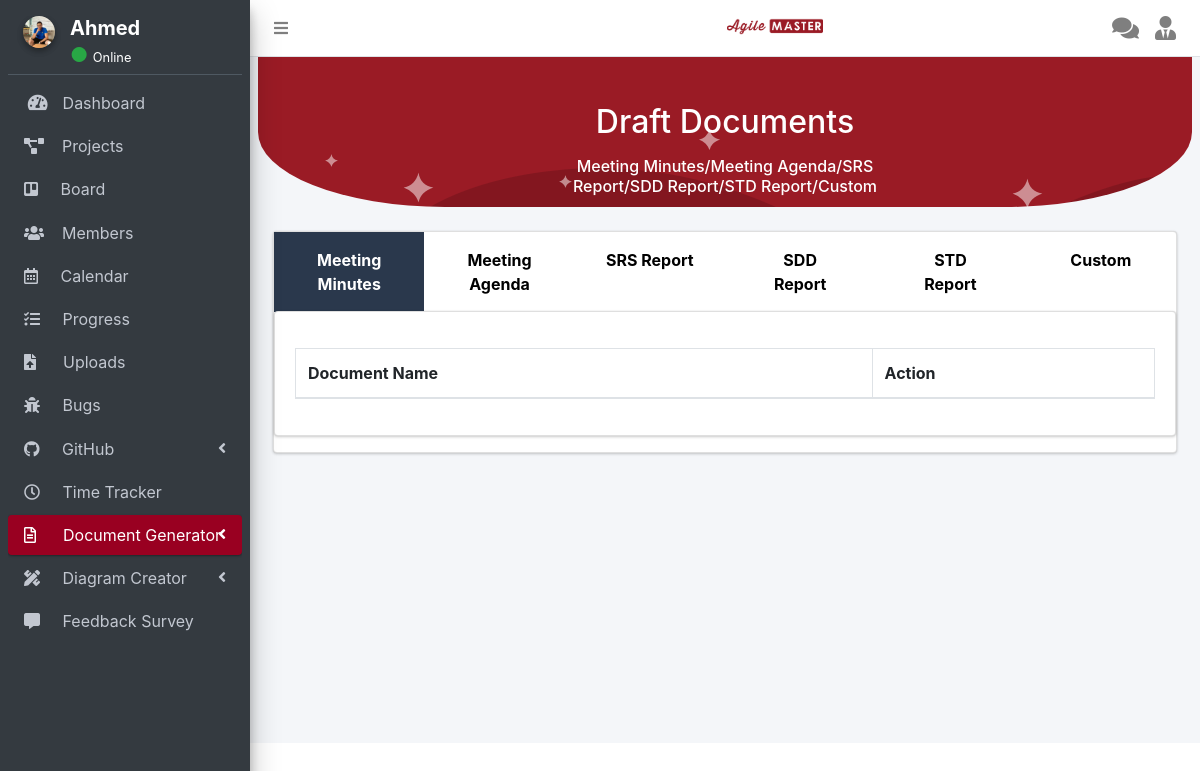
Screenshot of /doc_generator/draft_documents.php (signed in) with the database file from the repository.
### tables this page shows
CREATE TABLE `users` (
  `user_id` int(11) NOT NULL,
  `fname` varchar(255) NOT NULL,
  `lname` varchar(255) NOT NULL,
  `age` int(11) NOT NULL,
  `occupation` varchar(255) NOT NULL,
  `city` varchar(255) NOT NULL,
  `country` varchar(255) NOT NULL,
  `email` varchar(255) NOT NULL,
  `password` varchar(255) NOT NULL,
  `photo` varchar(255) NOT NULL,
  `unique_id` int(255) NOT NULL,
  `status` varchar(255) NOT NULL,
  `role` varchar(255) NOT NULL DEFAULT 'project member'
);

### helpers/module.php (called while the page is built, shortened)
<?php
function get_user($userId)
{
	global $conn;
	$result = mysqli_query($conn, "SELECT * FROM `users` WHERE `user_id` = '".$userId."'");
	return $result;
}
?>

### doc_generator/draft_documents.php (the view, shortened to what this page needs)
<?php
include_once '../connection/dbconnection.php';
include_once '../helpers/module.php';
?>
<!DOCTYPE html>
<html>
<head>
	<?php include('../navigation/head.php');?>
</head>
<body class="hold-transition sidebar-mini layout-fixed">
<div class="wrapper">
	<?php include('../navigation/topbar.php');?>
    <?php include('../navigation/user/docgeneratordraft_sidebar.php');?>
	<div class="content-wrapper">
		<section class="content">
            <div class="bg-custom" >
                    <div class="bg-img" style="text-align: center;">
                         <h2 class="mt-3">Draft Documents</h2>
                         <h6 class="mt-3">Meeting Minutes/Meeting Agenda/SRS Report/SDD Report/STD Report/Custom</h6>
                </div>
            </div>
            <br>
			<div class="container-fluid">
                     <div class="card">
                           <ul class="nav nav-tabs nav-justified" id="myTabMD" role="tablist">
                              <li class="nav-item waves-effect waves-light">
                                 <a class="nav-link active font-weight-bold" id="home-tab-md" data-toggle="tab" href="#home-md" role="tab" aria-controls="home-md" aria-selected="true">Meeting Minutes</a>
                              </li>
                              <li class="nav-item waves-effect waves-light">
                                 <a class="nav-link   font-weight-bold" id="meetingagenda-tab-md" data-toggle="tab" href="#meetingagenda-md" role="tab" aria-controls="meetingagenda-md" aria-selected="false">Meeting Agenda</a>
                              </li>
                              <li class="nav-item waves-effect waves-light">
                                 <a class="nav-link   font-weight-bold" id="srs-tab-md" data-toggle="tab" href="#srs-md" role="tab" aria-controls="srs-md" aria-selected="false">SRS Report</a>
                              </li>
                              <li class="nav-item waves-effect waves-light">
                                 <a class="nav-link   font-weight-bold" id="sdd-tab-md" data-toggle="tab" href="#sdd-md" role="tab" aria-controls="sdd-md" aria-selected="false">SDD Report</a>
                              </li>
                              <li class="nav-item waves-effect waves-light">
                                 <a class="nav-link   font-weight-bold" id="std-tab-md" data-toggle="tab" href="#std-md" role="tab" aria-controls="std-md" aria-selected="false">STD Report</a>
                              </li>
                              <li class="nav-item waves-effect waves-light">
                                 <a class="nav-link   font-weight-bold" id="custom-tab-md" data-toggle="tab" href="#custom-md" role="tab" aria-controls="custom-md" aria-selected="false">Custom</a>
                              </li>
                           </ul>
                           <div class="tab-content card pt-3" id="myTabContentMD">
                              <div class="tab-pane fade show active" id="home-md" role="tabpanel" aria-labelledby="home-tab-md">
                                 <div class="card-body">
                                    <div class="table-responsive">
                                       <table class="table table-bordered" id="dataTables" width="100%" cellspacing="0">
                                          <thead>
                                             <tr>
                                                <th >Document Name</th>
                                                <th >Action</th>
                                             </tr>
                                          </thead>
                                       </table>
                                    </div>
                                 </div>
                              </div>
                           </div>
                     </div>
			</div>
		</section>
	</div>
</div>
</body>
</html>

### navigation/user/docgeneratordraft_sidebar.php (shortened to what this page needs)
<aside class="main-sidebar sidebar-dark-primary elevation-4">
	<div class="sidebar">
		<div class="user-panel mt-3 d-flex">
            <div class="col-auto ">
                <a href="profile.php" class="avatar avatar-xl rounded-circle">
                    <?php
                        $get_user = get_user($userId);
                        $row = mysqli_fetch_array($get_user);
                        echo '<img src="../upload/profile/'.$row["photo"].'" id="sideimg" class="img-circle elevation-2" alt="User Image">';
                    ?>
                </a>
            </div>
            <div class="col right ml--1 mb-1">
                <h5 class="mb-0">
                    <a href="profile.php" class="text-white"><strong> <?php echo $row["fname"]; ?></strong></a>
                </h5>
                <?php
                        if($row["status"] == "Online"){
                            echo'
                                <span class="text-success text-lg">●</span>
                                <small class="text-white">Online</small>';
                        }else{
                            echo'
                                <span class="text-light text-lg">●</span>
                                <small class="text-white">Offline</small>';
                        }
                ?>
            </div>
		</div>
		<nav class="mt-2" >
			<ul class="nav nav-pills nav-sidebar flex-column" data-widget="treeview" role="menu" data-accordion="false">
				<li class="nav-item has-treeview">
					<a href="../user/dashboard.php" class="nav-link">
						<i class="nav-icon fas fa-tachometer-alt"></i>
						<p>
							&nbsp;Dashboard
						</p>
					</a>
				</li>
				<li class="nav-item">
					<a href="../user/project.php" class="nav-link">
						<i class="fas fa-project-diagram"></i>
						<p>
							&nbsp;&nbsp;&nbsp;Projects
						</p>
					</a>
				</li>
				<li class="nav-item">
					<a href="../user/board.php" class="nav-link">
						<i class="fab fa-trello"></i>
						<p>
							&nbsp;&nbsp;&nbsp;&nbsp;Board
						</p>
					</a>
				</li>
				<li class="nav-item">
					<a href="../user/members.php" class="nav-link">
						<i class="fas fa-users"></i>
						<p>
							&nbsp;&nbsp;&nbsp;Members
						</p>
					</a>
				</li>
				<li class="nav-item">
					<a href="../calendar/index.php" class="nav-link">
						<i class="far fa-calendar-alt"></i>
						<p>
							&nbsp;&nbsp;&nbsp;&nbsp;Calendar
						</p>
					</a>
				</li>
				<li class="nav-item">
					<a href="../user/progress.php" class="nav-link">
						<i class="fas fa-tasks"></i>
						<p>
							&nbsp;&nbsp;&nbsp;&nbsp;Progress
						</p>
					</a>
				</li>
				<li class="nav-item">
					<a href="../user/upload_files.php" class="nav-link">
						<i class="fas fa-file-upload"></i>
						<p>
							&nbsp;&nbsp;&nbsp;&nbsp;&nbsp;Uploads
						</p>
					</a>
				</li>
				<li class="nav-item">
					<a href="../user/bug_report.php" class="nav-link">
						<i class="fas fa-bug"></i>
						<p>
							&nbsp;&nbsp;&nbsp;&nbsp;Bugs
						</p>
					</a>
				</li>
				<li class="nav-item has-treeview">
					<a href="#" class="nav-link">
						<i class="fab fa-github"></i>
						<p>
							&nbsp;&nbsp;&nbsp;&nbsp;GitHub
							<i class="fas fa-angle-left right"></i>
						</p>
					</a>
				</li>
				<li class="nav-item">
					<a href="../timetracker/timetracker.php" class="nav-link">
						<i class="far fa-clock"></i>
						<p>
							&nbsp;&nbsp;&nbsp;&nbsp;Time Tracker
						</p>
					</a>
				</li>
				<li class="nav-item has-treeview">
					<a href="#" class="nav-link active">
						<i class="far fa-file-alt"></i>
						<p>
							&nbsp;&nbsp;&nbsp;&nbsp;&nbsp;Document Generator
							<i class="right fas fa-angle-left"></i>
						</p>
					</a>
				</li>
				<li class="nav-item has-treeview">
					<a href="#" class="nav-link">
						<i class="fas fa-pencil-ruler"></i>
						<p>
							&nbsp;&nbsp;&nbsp;&nbsp;Diagram Creator
							<i class="right fas fa-angle-left"></i>
						</p>
					</a>
				</li>
				<li class="nav-item">
					<a href="../user/feedback.php" class="nav-link">
						<i class="fas fa-comment-alt"></i>
						<p>
							&nbsp;&nbsp;&nbsp;&nbsp;Feedback Survey
						</p>
					</a>
				</li>
				<br ><br ><br >
			</ul>
		</nav>
    </div>
</aside>

### dependencies/css/style.css (style rules this page uses)
body { font-family: "Open Sans", sans-serif; color: #444444; }
a { text-decoration: none; color: #990021; }
ul { list-style: none; margin: 0; padding: 0px; }
section { padding: 60px 0; overflow: hidden; position: relative; }

### doc_generator/draft_documents.php (style rules this page uses)
.bg-custom { background-image: url("../resources/images/profile_header.png"); background-color: #9a1b25; border-bottom-left-radius: 20% 50%; border-bottom-right-radius: 20% 50%; }
.bg-img { max-width: 35%; min-height: 150px; max-height: auto; margin-left:auto; margin-right:auto; text-align: center; background-position: center; background-repeat: no-repeat; background-size: cover; color: white; padding: 30px 0px 0px 0px; font-size: 60px; font-weight: bold; }
.nav-tabs { border:0px solid; }
.nav-tabs .nav-link { padding: 15px 30px; border-top-left-radius: 0rem; border-top-right-radius: 0rem; }
.nav-tabs .nav-link.active { background-color: #2a384c; border-color: #2a384c; color: #fff; }
.nav-tabs .nav-item a { color: #000; }

### navigation/user/docgeneratordraft_sidebar.php (style rules this page uses)
#sideimg { height: 4vh; width: 4vh; object-fit: cover; border-radius: 100% 100%; }
.right { margin-left: -15px; }

### rows the page displays
users: photo (picture), fname "Ahmed"
